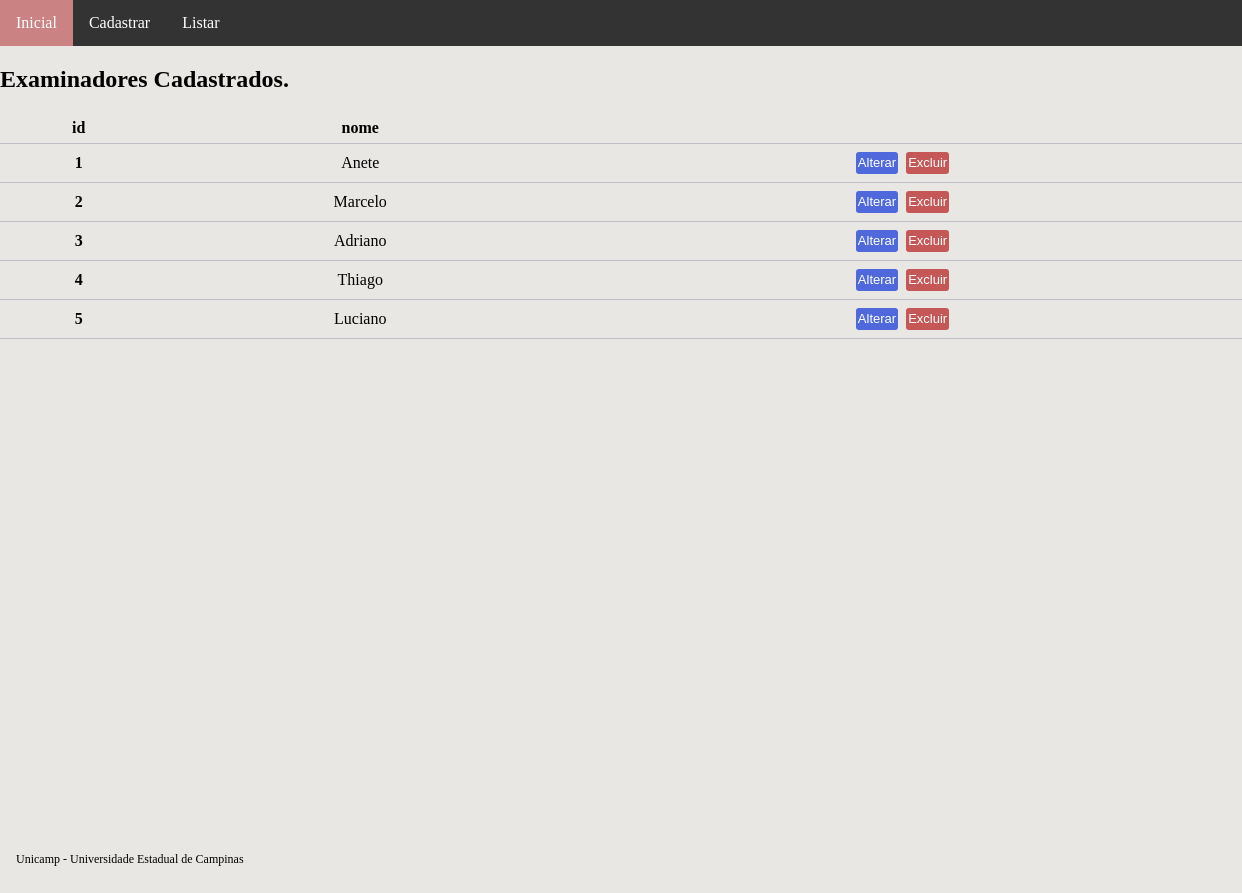
/examinador-list, run on an earlier commit of the app's database.
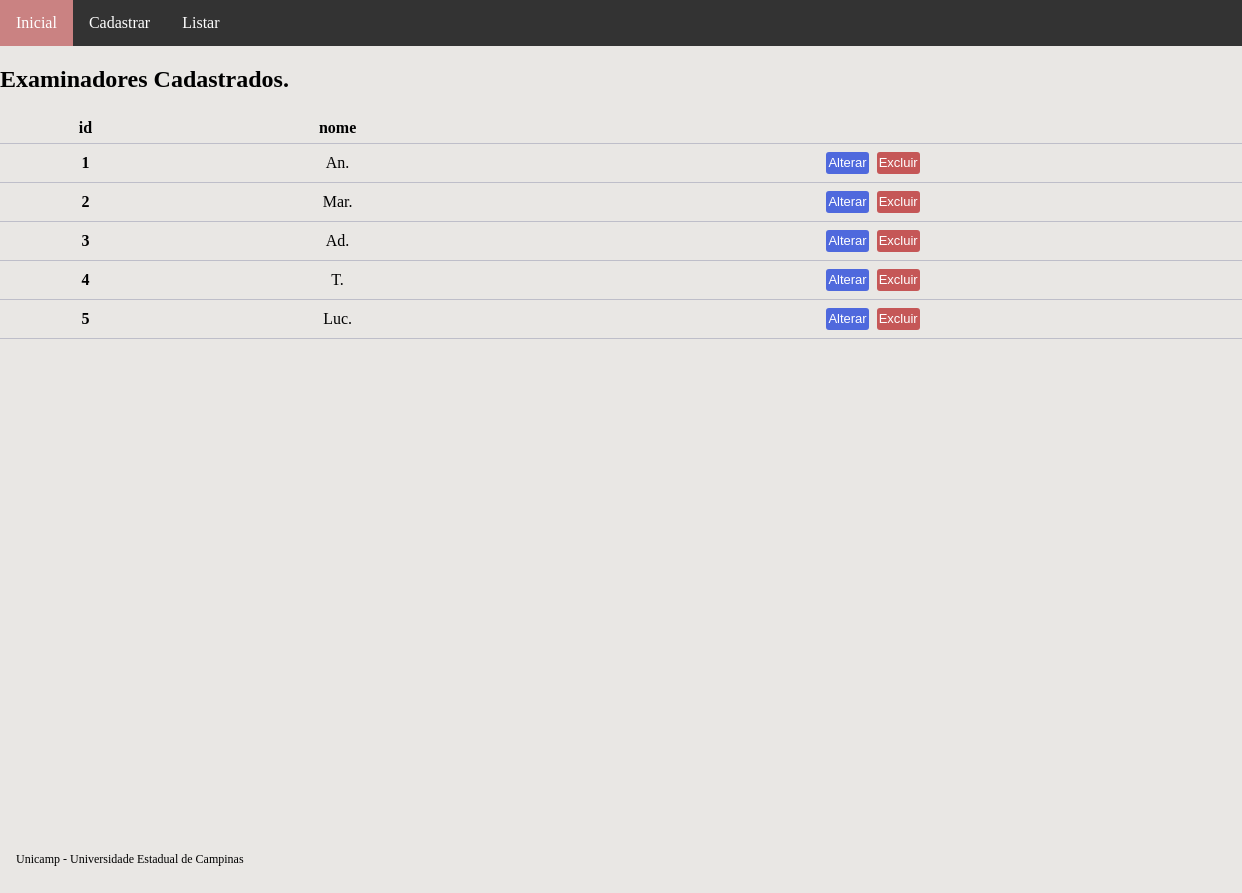
And on a later commit of the database.
### main/models.py (models this page shows, shortened)
class Examinador(models.Model):
    nome = models.CharField(
        max_length=100, db_index=True, null=False, blank=False)

### main/views.py (the view)
# urls.py: path('examinador-list', CadastroExaminadorList.as_view(
class CadastroExaminadorList(ListView):
    model = Examinador

### main/templates/examinador_list.html (shortened to what this page needs)
{% extends "base.html" %}
{% block conteudo %}
{% if examinador_list %}
<h2>Examinadores Cadastrados.</h2>
<table class="tabela">
    <thead>
        <tr>
            <th>id</th>
            <th>nome</th>
        </tr>
    </thead>
    <tbody>
        {% for n in examinador_list %}
        <tr>
            <th scope="row">{{ n.pk }}</th>
            <td>{{ n.nome }}</td>
            <td>
                <a href="{% url 'examinador_update' pk=n.pk %}"><button class="botao_confirmar">Alterar</button></a>
                <a href="{% url 'examinador_delete' pk=n.pk %}"><button class="botao_aviso">Excluir</button></a>
            </td>
        </tr>
        {% endfor %}
    </tbody>
</table>
{% else %}
<h2>Não há examinadores cadastrados.</h2>
{% endif %}
{% endblock conteudo %}

### main/templates/base.html (shortened to what this page needs)
{% load static %}
<!doctype html>
<html>
<head>
    <link rel="stylesheet" type="text/css" href="{% static 'css/main.css' %}?v={{ timestamp }}">
</head>
<body>
    <div class="navbar">
        {% include 'snippets/barraNavegacao.html' %}
    </div>
    <div class="container">
        <div class="content">
            {% block conteudo %}
            {% endblock conteudo %}
        </div>
        <div class="rodape">
            {% include 'snippets/rodape.html' %}
        </div>
    </div>
</body>
</html>

### main/templates/snippets/barraNavegacao.html (shortened to what this page needs)
<div class="navbar">
    <a href="{% url 'home' %}">Inicial</a>
    <div class="dropdown">
        <button class="dropbtn">Cadastrar</button>
    </div>
    <div class="dropdown">
        <button class="dropbtn">Listar</button>
    </div>
</div>

### main/templates/snippets/rodape.html
<footer>
    Unicamp - Universidade Estadual de Campinas
</footer>

### static/css/main.css (style rules this page uses)
body, html { background-color: rgb(233, 231, 228); margin: 0; padding: 0; height: 100%; }
.container { min-height: 100%; position: relative; padding-bottom: 100px; }
.content { padding-bottom: 100px; }
.rodape { color: #000000; text-align: left; padding: 14px 16px; font-size: 12px; position: absolute; bottom: 0; width: 100%; flex-shrink: 0; height: 100px; }
.botao_confirmar { border-style: none; border-radius: 3px; color: #ffffff; background-color: #4f69dd; text-align: center; text-decoration: none; font-family: sans-serif; font-size: 13px; margin: 2px 2px; padding: 2px; height: 22px; width: auto; }
.botao_aviso { border: none; border-radius: 3px; color: #ffffff; background-color: #c55757; text-align: center; text-decoration: none; font-family: sans-serif; font-size: 13px; margin: 2px 2px; padding: 2px; height: 22px; width: auto; }
table { border-collapse: collapse; width: 100%; max-width: 100%; margin: auto; }
tr, th, td { padding: 6px; text-align: center; border-bottom: 1px solid #bebec9; }
.navbar { overflow: hidden; background-color: #333; }
.navbar a { float: left; font-size: 16px; color: white; text-align: center; padding: 14px 16px; text-decoration: none; }
.dropdown { float: left; overflow: hidden; }
.dropdown .dropbtn { font-size: 16px; border: none; outline: none; color: white; padding: 14px 16px; background-color: inherit; font-family: inherit; margin: 0; }

What changed in the data, as far as the page shows it:
changed Examinador id 1: nome "Anete" → "An."
changed Examinador id 2: nome "Marcelo" → "Mar."
changed Examinador id 3: nome "Adriano" → "Ad."
changed Examinador id 4: nome "Thiago" → "T."
changed Examinador id 5: nome "Luciano" → "Luc."
